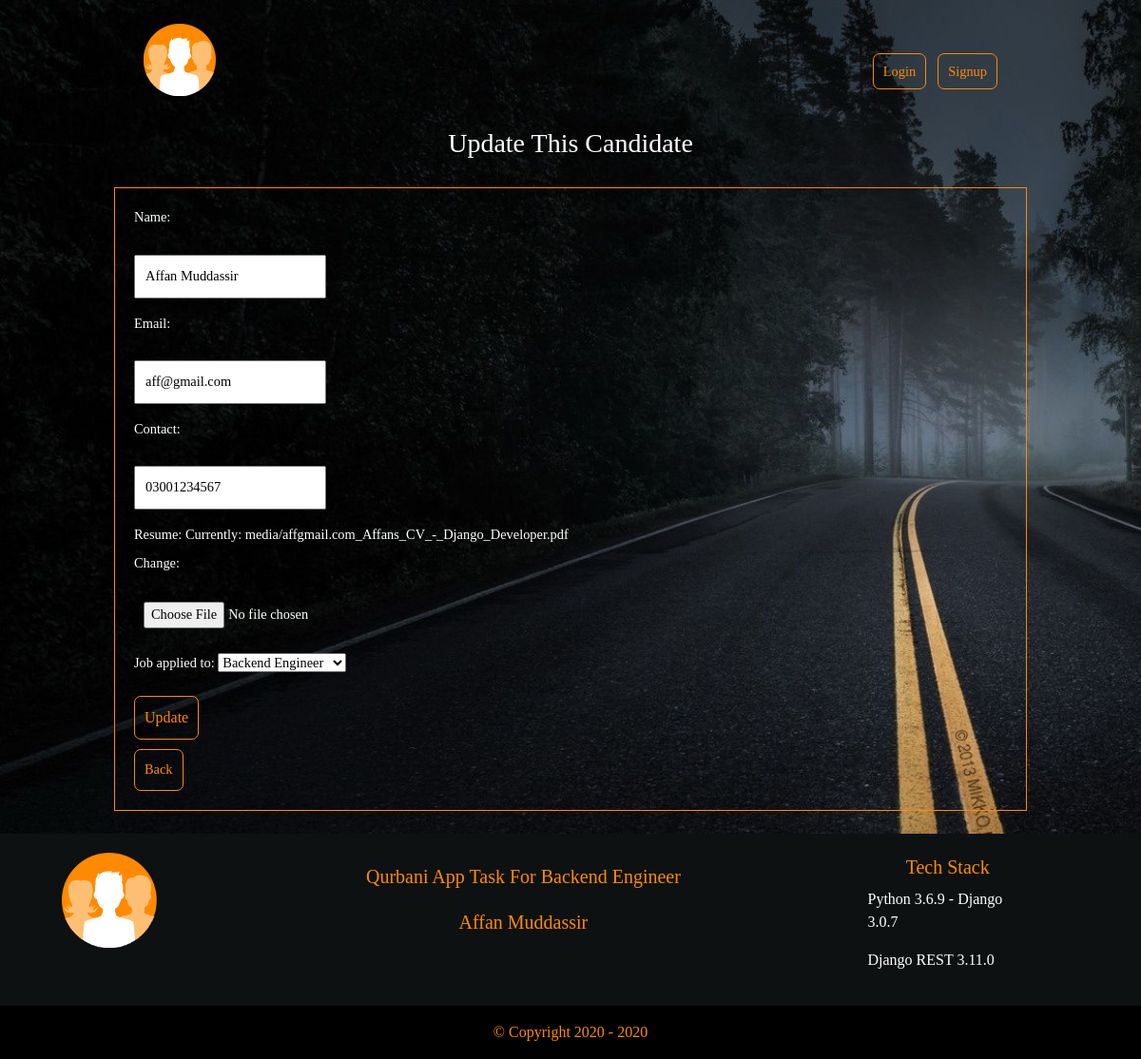
The app's page /candidates/update/1/ with its own data.
### candidates/models.py (models this page shows, shortened)
class CandidateModel(models.Model):
    JOBS = (
        ('Backend Engineer', 'Backend Engineer'),
        ('Frontend Engineer', 'Frontend Engineer'),
        ('Python Developer', 'Python Developer'),
        ('Business Analyst', 'Business Analyst'),
        ('ML Engineer', 'ML Engineer'),
        ('Data Engineer', 'Data Engineer'),
        ('Technical Recruiter', 'Technical Recruiter'),
    )
    name           = models.CharField(max_length=100)
    email          = models.EmailField()
    date           = models.DateTimeField(auto_now_add=True)
    contact        = models.CharField(max_length=13, blank=True)
    resume         = models.FileField(upload_to=rename_and_save, validators=[FileExtensionValidator(allowed_extensions=['pdf', 'docx'])], null=True)
    job_applied_to = models.CharField(max_length=100, choices=JOBS)

### candidates/views.py (the view)
# urls.py: path('update/<int:candId>/', views.candidate_update_view, name='candidate-update-view'),
def candidate_update_view(request, candId):
    if request.method == 'POST':
        candidate = get_object_or_404(CandidateModel, id=candId)
        form      = forms.CreateCandidateForm(request.POST or None, request.FILES, instance=candidate)
        if form.is_valid():
            form.save()
            return redirect('candidates:candidate-detail-view', candId=candId)
    else:
        candidate = get_object_or_404(CandidateModel, id=candId)
        form = forms.CreateCandidateForm(request.GET or None, instance=candidate)
    context = {
        'form': form,
    }
    return render(request, 'candidates/candidate_update.html', context)

### candidates/forms.py
class CreateCandidateForm(forms.ModelForm):
    class Meta:
        model = models.CandidateModel
        fields = '__all__'

### candidates/templates/candidates/candidate_update.html
{% extends 'base.html' %}
{% block content %}
<div class="article-create">
    <h3>Update This Candidate</h3>
    <form class="site-form" method="POST" enctype="multipart/form-data"> {% csrf_token %}
        {{ form.as_p }}
        <input type="submit" value="Update">
        <button class="back-button" onclick="goBack()">Back</button>
    </form>
</div>
{% endblock %}

### assets/styles.css (style rules this page uses)
body { background-color: #0f121f; background-image: url(mojave.jpg); background-repeat: no-repeat; color: #fff; -webkit-background-size: cover; -moz-background-size: cover; -o-background-size: cover; background-size: cover; }
body * { font-family: Ubuntu; }
h1, h2, h3, h4, h5 { font-weight: normal; }
a, a:visited, a:hover { color: #fff; text-decoration: none; }
div.wrapper h1, h3, h4, h5 { text-align: center; margin: 20px auto; }
.article-create p { font-size: 0.9em; }
.site-form { margin-top: 30px; border: 1px solid #ff8a00; padding: 20px; }
.site-form input, .site-form textarea { display: block; margin: 20px 0 0 0; padding: 10px; }
.site-form input[type="submit"] { border: 1px solid #ff8a00; padding: 10px; border-radius: 7px; color: #ff8a00; background: none; cursor: pointer; margin: 10px 0; }
.back-button { border: 1px solid #ff8a00; padding: 10px; border-radius: 7px; color: #ff8a00; font-size: 0.9em; background: none; }

### records on screen
CandidateModel: name "Affan Muddassir", email "aff@gmail.com", contact "03001234567", job_applied_to "Backend Engineer"
